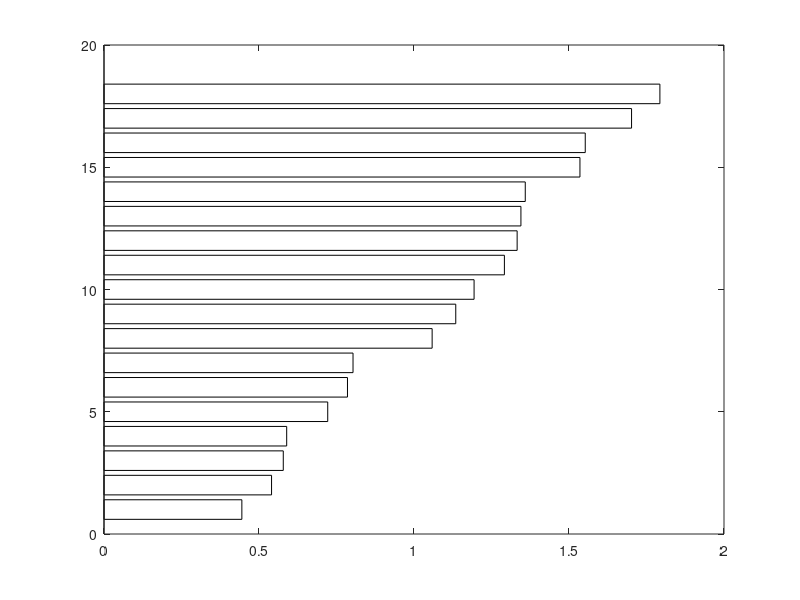

MATLAB code for this plot: (Note: this script raises an error after producing the figure.)
%% Updated Data Input based on Final Statistical Analysis (2025-12-31)
% Data Source: Taiwan NHI Database (N = 8,540 total UDS events)

categories = {'Cat 1', 'Cat 2', 'Cat 3', 'Cat 4', 'Cat 5', 'Cat 6', 'Cat 7', ...
              'Cat 8', 'Cat 9', 'Cat 10', 'Cat 11', 'Cat 12', 'Cat 13', ...
              'Cat 14', 'Cat 15', 'Cat 16', 'Cat 17', 'Attendance'};

% Updated P/N Ratios
pn_ratios = [1.3327, 1.7932, 1.7018, 1.5524, 1.1347, 1.0585, 0.5783, ...
             0.4447, 0.5893, 1.3449, 1.3589, 1.2916, 0.8033, ...
             0.5405, 0.7854, 1.1938, 1.5353, 0.7217];
         
% Updated P-values
p_values = [0.0352, 0.0001, 0.0001, 0.0007, 0.1895, 0.6395, 0.0001, ...
            0.0001, 0.0001, 0.0024, 0.0001, 0.0225, 0.0001, ...
            0.0001, 0.0092, 0.0864, 0.0022, 0.0001];


%% Sorting Logic (for academic clarity)
[sorted_ratios, idx] = sort(pn_ratios, 'ascend');
sorted_cats = categories(idx);
sorted_p = p_values(idx);

%% Define Professional Colors
colors = zeros(length(sorted_ratios), 3);
for i = 1:length(sorted_ratios)
    if sorted_p(i) < 0.05
        if sorted_ratios(i) > 1.0
            colors(i, :) = [0.85, 0.33, 0.10]; % Red (High Risk)
        else
            colors(i, :) = [0.47, 0.67, 0.19]; % Green (Safe)
        end
    else
        colors(i, :) = [0.70, 0.70, 0.70]; % Grey (Non-Significant)
    end
end

%% Plotting
figure('Color', 'w', 'Position', [100 100 900 600]);
b = barh(sorted_ratios, 'FaceColor', 'flat');
b.CData = colors;

% Add baseline at 1.0
xline(1.0, '--k', 'LineWidth', 1.5, 'Alpha', 0.5);
text(1.02, length(sorted_ratios), 'Neutral Baseline', 'FontWeight', 'bold');

% Formatting
set(gca, 'YTick', 1:length(sorted_cats), 'YTickLabel', sorted_cats, 'FontSize', 11);
xlabel('Positive/Negative (P/N) Ratio', 'FontSize', 13, 'FontWeight', 'bold');
ylabel('Behavioral Usage Category', 'FontSize', 13, 'FontWeight', 'bold');
title('Primary Risk Analysis: Morphine Relapse Predictive Value by Cluster', 'FontSize', 15);
grid on; ax = gca; ax.XGrid = 'on'; ax.YGrid = 'off';

%% Add Significance Markers (Stars)
for i = 1:length(sorted_ratios)
    if sorted_p(i) <= 0.0001, txt = '****';
    elseif sorted_p(i) < 0.001, txt = '***';
    elseif sorted_p(i) < 0.01, txt = '**';
    elseif sorted_p(i) < 0.05, txt = '*';
    else, txt = 'ns'; end
    text(sorted_ratios(i) + 0.03, i, txt, 'VerticalAlignment', 'middle', 'FontSize', 10);
end

% Save figure for publication
% exportgraphics(gcf, 'MMT_Primary_Risk_Graph.png', 'Resolution', 300);
